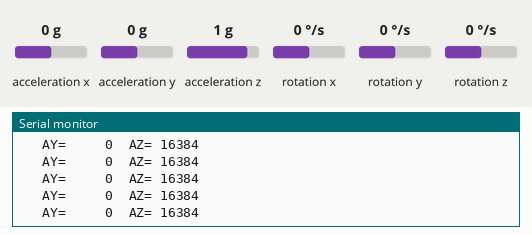
The sketch below on a simulated ESP32. Parts: the last lines printed to the serial monitor. The test bench sets the inputs (shaded band); at power-on: acceleration y 0 g, acceleration z 1 g, acceleration x 0 g, rotation x 0 °/s, rotation y 0 °/s, rotation z 0 °/s.

Above: at 4.6 s.
4.7 s: acceleration y set to -1.4 g
At 5.8 s:
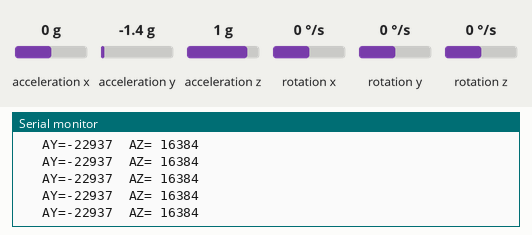
6.6 s: acceleration z set to -1.4 g
At 7.6 s:
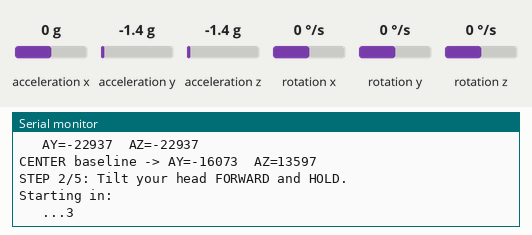
8.3 s: acceleration y set to 0 g
At 9.5 s:
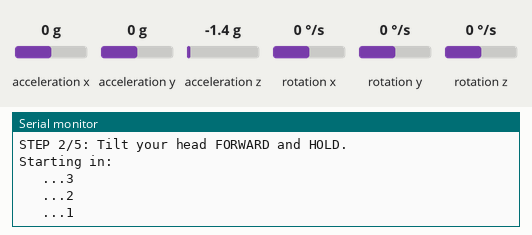
11.3 s: acceleration z set to 0 g
At 13.1 s:
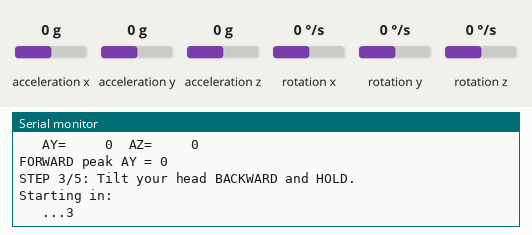
13.2 s: acceleration y set to -0.8 g
At 14.7 s:
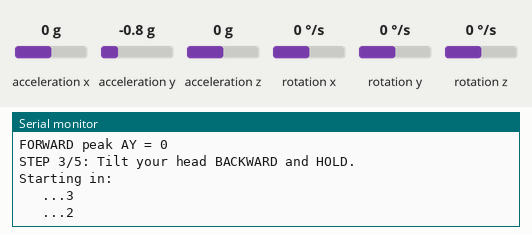
16.2 s: acceleration y set to 0.8 g
At 19.02 s:
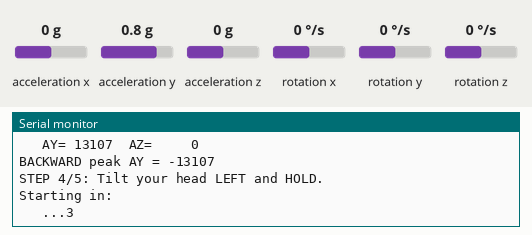
Timing chart, 0 to 19.1 s (numbered marks = the images above; inputs shaded):
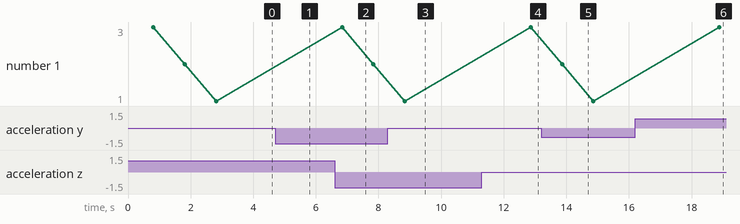

Measured:
- after the input at 4.7 s, the serial monitor: prints a new line at once (image 1)
- after the input at 6.6 s, the serial monitor: prints a new line at once (image 2)
- after the input at 11.3 s, the serial monitor: prints a new line at once (image 4)
- after the input at 16.2 s, the serial monitor: prints a new line at once (image 6)

The sketch:

MPU6050_Calibration_Helper.ino
```cpp
/*
 * ============================================================
 * MPU6050 Head-Tilt Calibration Helper — Eye-Controlled Wheelchair
 *
 * Project by Humanix Tech Lab
 *   YouTube   : https://www.youtube.com/@HumanixTechLab
 *   GitHub    : https://github.com/humanixtechlab
 *   Instagram : https://www.instagram.com/humanixtechlab/
 *   Facebook  : https://www.facebook.com/humanixtechlab/
 * If this project helped you, please subscribe / follow —
 * it really helps support more builds like this one!
 *
 * ------------------------------------------------------------
 * WHY YOU NEED THIS
 * ------------------------------------------------------------
 * The main TX sketch decides FORWARD / BACKWARD / LEFT / RIGHT by
 * comparing live accelerometer values against 4 fixed numbers:
 *
 *   #define FORWARD_AY_MIN    4000
 *   #define BACKWARD_AY_MAX  -2000
 *   #define LEFT_AZ_MIN       4500
 *   #define RIGHT_AZ_MAX     -2500
 *
 * Those numbers depend entirely on exactly how the MPU6050 sits on
 * YOUR glasses/headset — its mounting angle, which axis faces which
 * way, even how snug the frame is. They are NOT universal. Using
 * someone else's numbers as-is is a common reason gestures don't
 * trigger at all, or trigger when the head isn't even tilted.
 *
 * ------------------------------------------------------------
 * HOW TO USE
 * ------------------------------------------------------------
 *   1. Flash THIS sketch onto your TX (glasses) board, wearing it
 *      the same way you normally would.
 *   2. Open Serial Monitor at 115200 baud.
 *   3. Follow the on-screen prompts: hold CENTER, then FORWARD,
 *      BACKWARD, LEFT, and RIGHT — 3 seconds each.
 *   4. At the end it prints a ready-to-paste #define block.
 *   5. Copy that block into TX_Glasses_FINAL.ino, replacing the
 *      existing "CALIBRATED THRESHOLDS" section, then re-flash the
 *      real TX sketch.
 *
 * To re-run calibration, just reset (or re-flash) the board.
 *
 * Pin Map (same as main TX sketch):
 *   D1 (GPIO5) → SCL    D2 (GPIO4) → SDA
 * ============================================================
 */

#include <Wire.h>
#include <MPU6050.h>

#define PIN_SCL 5   // D1
#define PIN_SDA 4   // D2

#define HOLD_MS     3000   // how long to hold + record each position
#define SAMPLE_MS     20   // sampling interval while holding

MPU6050 mpu;
int16_t ax, ay, az, gx, gy, gz;

long centerAY = 0, centerAZ = 0;
long peakForwardAY  = 0;
long peakBackwardAY = 0;
long peakLeftAZ     = 0;
long peakRightAZ    = 0;

void readMPU() {
  mpu.getMotion6(&ax, &ay, &az, &gx, &gy, &gz);
}

void countdown(int seconds) {
  for (int i = seconds; i > 0; i--) {
    Serial.printf("   ...%d\n", i);
    delay(1000);
  }
}

// Samples for HOLD_MS and returns whichever extreme (max or min) was seen.
long captureExtreme(bool useAY, bool extremeIsMax) {
  unsigned long start = millis();
  long extreme = 0;
  bool first = true;
  while (millis() - start < HOLD_MS) {
    readMPU();
    long val = useAY ? ay : az;
    if (first) { extreme = val; first = false; }
    else if (extremeIsMax && val > extreme) extreme = val;
    else if (!extremeIsMax && val < extreme) extreme = val;
    Serial.printf("   AY=%6d  AZ=%6d\n", ay, az);
    delay(SAMPLE_MS);
  }
  return extreme;
}

void setup() {
  Serial.begin(115200);
  delay(300);
  Serial.println("\n================================================");
  Serial.println(" MPU6050 Head-Tilt Calibration Helper");
  Serial.println(" Humanix Tech Lab — youtube.com/@HumanixTechLab");
  Serial.println("================================================\n");

  Wire.begin(PIN_SDA, PIN_SCL);
  mpu.initialize();
  if (!mpu.testConnection()) {
    Serial.println("MPU6050 NOT FOUND — check SDA/SCL wiring and power, then reset.");
    while (true) delay(1000);
  }
  Serial.println("MPU6050 connected OK.\n");
  delay(500);

  // ── CENTER baseline ──────────────────────────────────────
  Serial.println("STEP 1/5: Keep your head CENTERED (straight, neutral).");
  Serial.println("Starting in:");
  countdown(3);
  Serial.println("Recording CENTER for 3 seconds...");
  long sumAY = 0, sumAZ = 0, n = 0;
  unsigned long start = millis();
  while (millis() - start < HOLD_MS) {
    readMPU();
    sumAY += ay; sumAZ += az; n++;
    Serial.printf("   AY=%6d  AZ=%6d\n", ay, az);
    delay(SAMPLE_MS);
  }
  centerAY = sumAY / n;
  centerAZ = sumAZ / n;
  Serial.printf("CENTER baseline -> AY=%ld  AZ=%ld\n\n", centerAY, centerAZ);

  // ── FORWARD ──────────────────────────────────────────────
  Serial.println("STEP 2/5: Tilt your head FORWARD and HOLD.");
  Serial.println("Starting in:");
  countdown(3);
  Serial.println("Recording FORWARD for 3 seconds...");
  peakForwardAY = captureExtreme(true, true);
  Serial.printf("FORWARD peak AY = %ld\n\n", peakForwardAY);

  // ── BACKWARD ─────────────────────────────────────────────
  Serial.println("STEP 3/5: Tilt your head BACKWARD and HOLD.");
  Serial.println("Starting in:");
  countdown(3);
  Serial.println("Recording BACKWARD for 3 seconds...");
  peakBackwardAY = captureExtreme(true, false);
  Serial.printf("BACKWARD peak AY = %ld\n\n", peakBackwardAY);

  // ── LEFT ─────────────────────────────────────────────────
  Serial.println("STEP 4/5: Tilt your head LEFT and HOLD.");
  Serial.println("Starting in:");
  countdown(3);
  Serial.println("Recording LEFT for 3 seconds...");
  peakLeftAZ = captureExtreme(false, true);
  Serial.printf("LEFT peak AZ = %ld\n\n", peakLeftAZ);

  // ── RIGHT ────────────────────────────────────────────────
  Serial.println("STEP 5/5: Tilt your head RIGHT and HOLD.");
  Serial.println("Starting in:");
  countdown(3);
  Serial.println("Recording RIGHT for 3 seconds...");
  peakRightAZ = captureExtreme(false, false);
  Serial.printf("RIGHT peak AZ = %ld\n\n", peakRightAZ);

  // ── Recommended thresholds: 65% of the way from CENTER to the
  //    recorded peak, so a clear (but not maximal) tilt reliably
  //    crosses the line every time. ──────────────────────────
  long fwdThresh   = centerAY + (long)((peakForwardAY  - centerAY) * 0.65);
  long bwdThresh   = centerAY + (long)((peakBackwardAY - centerAY) * 0.65);
  long leftThresh  = centerAZ + (long)((peakLeftAZ     - centerAZ) * 0.65);
  long rightThresh = centerAZ + (long)((peakRightAZ    - centerAZ) * 0.65);

  Serial.println("================================================");
  Serial.println(" CALIBRATION COMPLETE — paste this block into");
  Serial.println(" TX_Glasses_FINAL.ino, replacing the existing");
  Serial.println(" CALIBRATED THRESHOLDS section:");
  Serial.println("================================================\n");

  Serial.println("// ╔══════════════════════════════════════════════════╗");
  Serial.println("// ║   CALIBRATED THRESHOLDS — edit if needed        ║");
  Serial.println("// ╚══════════════════════════════════════════════════╝");
  Serial.printf("#define FORWARD_AY_MIN    %ld   // AY above this = FORWARD tilt\n", fwdThresh);
  Serial.printf("#define BACKWARD_AY_MAX   %ld   // AY below this = BACKWARD tilt\n", bwdThresh);
  Serial.printf("#define LEFT_AZ_MIN       %ld   // AZ above this = LEFT tilt\n", leftThresh);
  Serial.printf("#define RIGHT_AZ_MAX      %ld   // AZ below this = RIGHT tilt\n", rightThresh);

  Serial.println("\nRaw values recorded (for reference / manual tuning):");
  Serial.printf("  CENTER   AY=%ld  AZ=%ld\n", centerAY, centerAZ);
  Serial.printf("  FORWARD  peak AY=%ld\n", peakForwardAY);
  Serial.printf("  BACKWARD peak AY=%ld\n", peakBackwardAY);
  Serial.printf("  LEFT     peak AZ=%ld\n", peakLeftAZ);
  Serial.printf("  RIGHT    peak AZ=%ld\n", peakRightAZ);

  Serial.println("\nIf a gesture feels too sensitive or not sensitive enough");
  Serial.println("once testing the real TX sketch, nudge these numbers by");
  Serial.println("hand — closer to CENTER makes it easier to trigger,");
  Serial.println("closer to the peak requires a bigger, more deliberate tilt.");
  Serial.println("\nLive AY/AZ values will keep printing below for fine-tuning.");
  Serial.println("Reset (or re-flash) this board to run calibration again.\n");
}

void loop() {
  // Calibration itself is a one-time routine in setup(). Live values
  // are still printed here so you can fine-tune by eye if needed.
  readMPU();
  Serial.printf("LIVE  AY=%6d  AZ=%6d\n", ay, az);
  delay(300);
}
```
